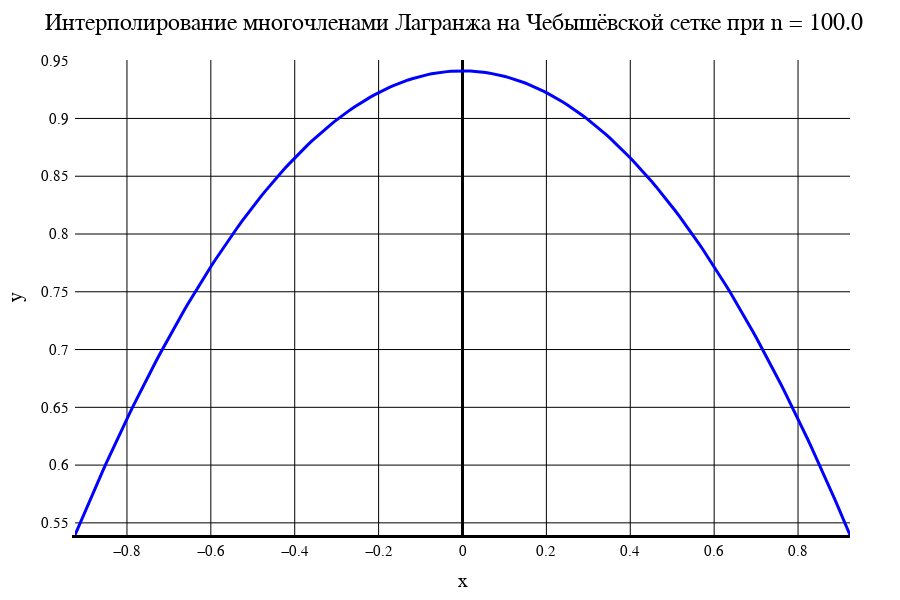

The notebook cell saved with this chart:
### Markdown cell above
Лагранж. Чебышёвская сетка

### Code cell
data2[1]

### Figure 1 — Plotly figure (JSON) as saved in the notebook; plotly's stock layout.template omitted (floating-point values rounded to 4 significant figures; data arrays with more than 128 entries replaced by an {"elided": "..."} marker saying what was removed)
{"data": [{"line": {"color": "blue", "width": 3}, "mode": "line", "type": "scatter", "x": {"elided": "201 float values"}, "y": {"elided": "201 float values"}}], "layout": {"coloraxis": {"outlinecolor": "black"}, "font": {"color": "black", "family": "Time New Roman"}, "height": 600, "margin": {"b": 50, "l": 50, "r": 50, "t": 60}, "paper_bgcolor": "white", "plot_bgcolor": "white", "title": {"autosize": false, "font": {"color": "black", "family": "Times New Roman", "size": 24}, "paper_bgcolor": "red", "text": "Интерполирование многочленами Лагранжа на Чебышёвской сетке при n = 100.0"}, "width": 900, "xaxis": {"color": "black", "gridcolor": "black", "gridwidth": 1, "linecolor": "black", "linewidth": 3, "tickfont": {"size": 15}, "title": {"font": {"color": "black", "family": "Times New Roman", "size": 20}, "text": "x"}, "zeroline": true, "zerolinecolor": "black", "zerolinewidth": 3}, "yaxis": {"exponentformat": "power", "gridcolor": "black", "gridwidth": 1, "linewidth": 3, "range": [0.5395, 0.9506], "tickfont": {"size": 15}, "title": {"font": {"color": "black", "family": "Times New Roman", "size": 20}, "text": "y"}, "zeroline": true, "zerolinecolor": "black", "zerolinewidth": 1}}}
